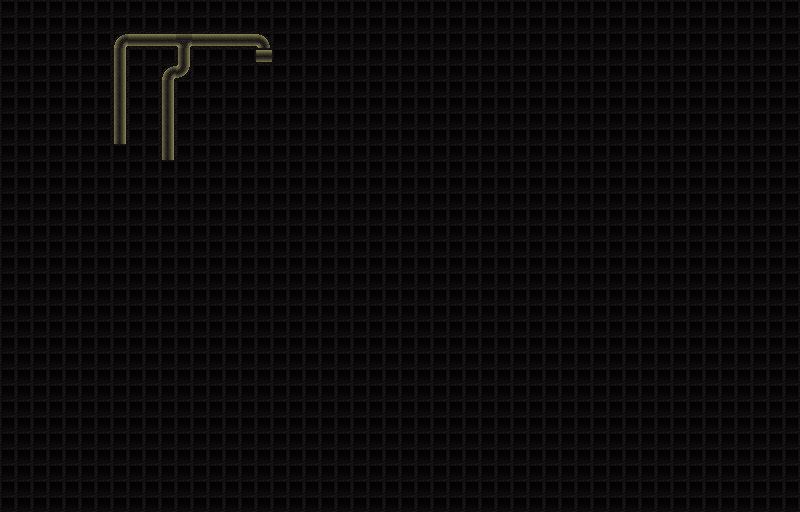

This game map was drawn from its Tiled (.tmx) file and the tilesets committed beside it. A one-line description and the trimmed map source follow:
An orthogonal 50x32 tile map with 16x16 px tiles, 1 tile layer (ground), 4 hidden layers not drawn, 6 tilesets and 3 objects.

<map version="1.0" orientation="orthogonal" renderorder="right-down" width="50" height="32" tilewidth="16" tileheight="16" nextobjectid="25">
 <tileset firstgid="1" name="spawnJaune" tilewidth="16" tileheight="16" tilecount="1" columns="1">
  <image source="spawnJaune.png" width="16" height="16" />
 </tileset>
 <tileset firstgid="2" name="spawnRouge" tilewidth="16" tileheight="16" tilecount="1" columns="1">
  <image source="spawnRouge.png" width="16" height="16" />
 </tileset>
 <tileset firstgid="3" name="tilemapBuilding" tilewidth="16" tileheight="16" tilecount="52" columns="26">
  <image source="tilemapBuilding.png" trans="ffffff" width="416" height="32" />
 </tileset>
 <tileset firstgid="55" name="tilemapGround" tilewidth="16" tileheight="16" tilecount="14" columns="14">
  <image source="tilemapGround.png" trans="ffffff" width="224" height="16" />
 </tileset>
 <tileset firstgid="69" name="smokeTiles1" tilewidth="16" tileheight="16" tilecount="40" columns="10">
  <image source="smokeTiles1.png" width="160" height="64" />
 </tileset>
 <tileset firstgid="109" name="smokeTiles2" tilewidth="16" tileheight="16" tilecount="40" columns="10">
  <image source="smokeTiles2.png" width="160" height="64" />
 </tileset>
 <layer name="ground" width="50" height="32">
  <properties>
   <property name="tileset" value="tilemapGround" />
  </properties>
  <data>[1600 cells, 1600 non-empty, 8 distinct tile ids]</data>
 </layer>
 <layer name="buildingBG" width="50" height="32" visible="0">
  <properties>
   <property name="tileset" value="tilemapBuilding" />
  </properties>
  <data>[1600 cells, 21 non-empty, 4 distinct tile ids]</data>
 </layer>
 <layer name="fog01" width="50" height="32" visible="0">
  <properties>
   <property name="tileset" value="smokeTiles1" />
  </properties>
  <data>[1600 cells, 1361 non-empty, 40 distinct tile ids]</data>
 </layer>
 <layer name="buildingFG" width="50" height="32" visible="0">
  <properties>
   <property name="tileset" value="tilemapBuilding" />
  </properties>
  <data>[1600 cells, 20 non-empty, 4 distinct tile ids]</data>
 </layer>
 <objectgroup name="spawn">
  <object id="10" gid="1" x="256" y="64" width="16" height="16">
   <properties>
    <property name="count" value="1" />
    <property name="crowdSize" value="4" />
    <property name="delayFirstSpawn" value="5" />
    <property name="delaySpawns" value="1" />
   </properties>
  </object>
  <object id="14" gid="2" x="112" y="144" width="16" height="16">
   <properties>
    <property name="count" value="1" />
    <property name="crowdSize" value="4" />
    <property name="delayFirstSpawn" value="1" />
    <property name="delaySpawns" value="3" />
   </properties>
  </object>
  <object id="24" gid="2" x="160" y="160" width="16" height="16">
   <properties>
    <property name="count" value="1" />
    <property name="crowdSize" value="2" />
    <property name="delayFirstSpawn" value="6" />
    <property name="delaySpawns" value="3" />
   </properties>
  </object>
 </objectgroup>
 <layer name="fog02" width="50" height="32" visible="0">
  <properties>
   <property name="tileset" value="smokeTiles2" />
  </properties>
  <data>[1600 cells, 1328 non-empty, 40 distinct tile ids]</data>
 </layer>
</map>
